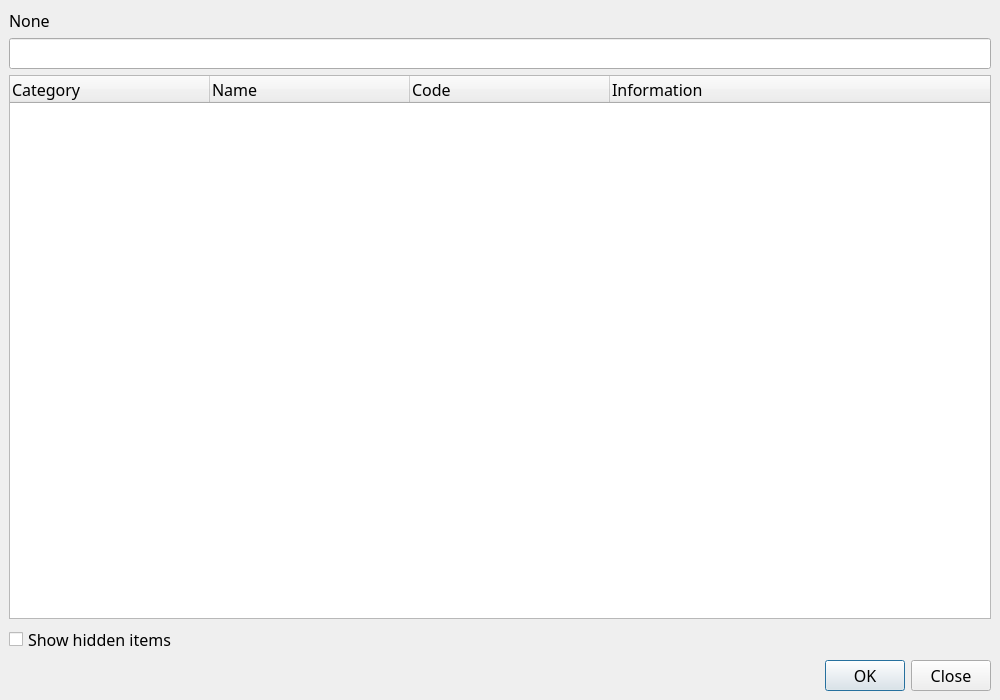
<?xml version="1.0" encoding="UTF-8"?>
<ui version="4.0">
 <class>mainWindow</class>
 <widget class="QMainWindow" name="mainWindow">
  <property name="enabled">
   <bool>true</bool>
  </property>
  <property name="geometry">
   <rect>
    <x>0</x>
    <y>0</y>
    <width>1000</width>
    <height>700</height>
   </rect>
  </property>
  <property name="sizePolicy">
   <sizepolicy hsizetype="Expanding" vsizetype="Expanding">
    <horstretch>1</horstretch>
    <verstretch>1</verstretch>
   </sizepolicy>
  </property>
  <property name="minimumSize">
   <size>
    <width>500</width>
    <height>500</height>
   </size>
  </property>
  <property name="maximumSize">
   <size>
    <width>16777215</width>
    <height>16777215</height>
   </size>
  </property>
  <property name="font">
   <font>
    <family>Pretendard</family>
    <pointsize>12</pointsize>
   </font>
  </property>
  <property name="windowTitle">
   <string>AVR Makefile Util</string>
  </property>
  <property name="windowIcon">
   <iconset>
    <normaloff>../../../../../../../../../../../../.designer/backup/img/ADU.svg</normaloff>../../../../../../../../../../../../.designer/backup/img/ADU.svg</iconset>
  </property>
  <property name="tabShape">
   <enum>QTabWidget::Rounded</enum>
  </property>
  <widget class="QWidget" name="centralwidget">
   <property name="sizePolicy">
    <sizepolicy hsizetype="Expanding" vsizetype="Expanding">
     <horstretch>1</horstretch>
     <verstretch>1</verstretch>
    </sizepolicy>
   </property>
   <property name="minimumSize">
    <size>
     <width>400</width>
     <height>400</height>
    </size>
   </property>
   <layout class="QGridLayout" name="gridLayout_3">
    <item row="0" column="0">
     <layout class="QGridLayout" name="gridLayout">
      <item row="4" column="0">
       <widget class="QTreeWidget" name="TW_ToolList">
        <attribute name="headerDefaultSectionSize">
         <number>200</number>
        </attribute>
        <column>
         <property name="text">
          <string>Category</string>
         </property>
        </column>
        <column>
         <property name="text">
          <string>Name</string>
         </property>
        </column>
        <column>
         <property name="text">
          <string>Code</string>
         </property>
        </column>
        <column>
         <property name="text">
          <string>Information</string>
         </property>
        </column>
       </widget>
      </item>
      <item row="0" column="0">
       <widget class="QLabel" name="LB_SelectedTool">
        <property name="text">
         <string>None</string>
        </property>
       </widget>
      </item>
      <item row="5" column="0">
       <widget class="QCheckBox" name="ChB_ShowAllList">
        <property name="text">
         <string>Show hidden items</string>
        </property>
       </widget>
      </item>
      <item row="1" column="0">
       <widget class="QLineEdit" name="LE_Search">
        <property name="clearButtonEnabled">
         <bool>true</bool>
        </property>
       </widget>
      </item>
     </layout>
    </item>
    <item row="1" column="0">
     <widget class="QDialogButtonBox" name="ButtonBox">
      <property name="layoutDirection">
       <enum>Qt::LeftToRight</enum>
      </property>
      <property name="standardButtons">
       <set>QDialogButtonBox::Close|QDialogButtonBox::Ok</set>
      </property>
     </widget>
    </item>
   </layout>
  </widget>
 </widget>
 <resources/>
 <connections/>
</ui>
